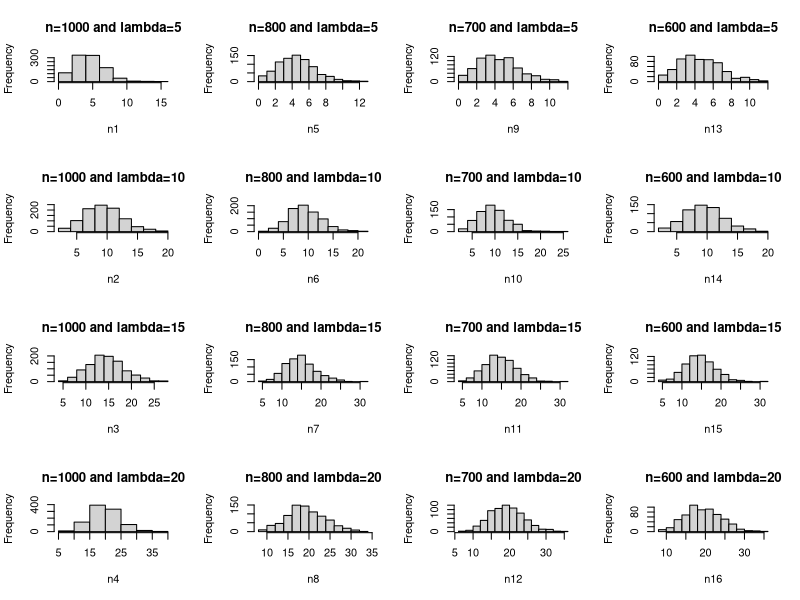

Write the R code that produced this figure.
n1 <- rpois(1000, lambda=5)
n2 <- rpois(1000, lambda=10)
n3 <- rpois(1000, lambda=15)
n4 <- rpois(1000, lambda=20)

n5 <- rpois(800, lambda=5)
n6 <- rpois(800, lambda=10)
n7 <- rpois(800, lambda=15)
n8 <- rpois(800, lambda=20)

n9 <- rpois(700, lambda=5)
n10 <- rpois(700, lambda=10)
n11 <- rpois(700, lambda=15)
n12 <- rpois(700, lambda=20)

n13 <- rpois(600, lambda=5)
n14 <- rpois(600, lambda=10)
n15 <- rpois(600, lambda=15)
n16 <- rpois(600, lambda=20)

par(mfcol=c(4,4))

hist(n1,breaks=10,main="n=1000 and lambda=5")
hist(n2,breaks=10,main="n=1000 and lambda=10")
hist(n3,breaks=10,main="n=1000 and lambda=15")
hist(n4,breaks=10,main="n=1000 and lambda=20")

hist(n5,breaks=10,main="n=800 and lambda=5")
hist(n6,breaks=10,main="n=800 and lambda=10")
hist(n7,breaks=10,main="n=800 and lambda=15")
hist(n8,breaks=10,main="n=800 and lambda=20")


hist(n9,breaks=10,main="n=700 and lambda=5")
hist(n10,breaks=10,main="n=700 and lambda=10")
hist(n11,breaks=10,main="n=700 and lambda=15")
hist(n12,breaks=10,main="n=700 and lambda=20")

hist(n13,breaks=10,main="n=600 and lambda=5")
hist(n14,breaks=10,main="n=600 and lambda=10")
hist(n15,breaks=10,main="n=600 and lambda=15")
hist(n16,breaks=10,main="n=600 and lambda=20")
